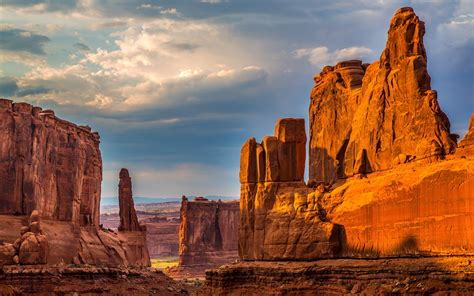
#> input picture examples/rock_canyon.jpg, 474 x 296 px
$ python driver.py
#> lines starting #> are read from the running program, lines starting #| are printed output that depends on the picture
### src/goph547lab00/arrays.py
import numpy as np

def square_ones(n):
    """Create an nxn array of ones.
    Parameters
    ----------
    n : int
    The size of the array.
    Returns
    -------
    numpy.ndarray, shape=(n,n)
    """
    return np.ones((n,n))

### examples/driver.py
import numpy as np
from PIL import Image
import matplotlib.pyplot as plt

from goph547lab00.arrays import (
    square_ones,
    )

def main():
    # test creating square array of ones
    print('Part A')
    A_np = np.ones((3,3))
    A = square_ones(3)
    print(f'A_np:\n{A_np}')
    print(f'A:\n{A}')

    print('Part B')

    B_np = np.ones((3,5))
    print(f'1) B_np:\n{B_np}')

    C_np = np.full((6,3), np.nan)
    print(f'2) C_np:\n{C_np}')

    start = 43; end = 75

    D_np = np.arange(start, end, 2).reshape(-1, 1)  # -1 1 for column, 1 -1 for row
    print(f'3) D_np:\n{D_np}')

    D_sum = D_np.sum()
    print(f'4) Sum of D_np:\n{D_sum}')

    E_np = np.array([5, 7, 2, 1, -2, 3, 4, 4, 4]).reshape(3, 3)
    print(f'5) Custom array A:\n{E_np}')

    print(f'6) Custom array B:\n{np.array([1, 0, 0, 0, 1, 0, 0, 0, 1]).reshape(3, 3)}')

    F_np = np.array([1, 0, 0, 0, 1, 0, 0, 0, 1]).reshape(3, 3)

    G_np = E_np * F_np
    print(f'7) Element-wise multiplication:\n{G_np}')

    dot_prod = E_np @ F_np
    print(f'8) Dot product:\n{dot_prod}')


    cross_prod = np.cross(E_np, F_np)
    print(f'9) Cross product:\n{cross_prod}')

    img = np.asarray(Image.open('../examples/rock_canyon.jpg'))
#> img is the input picture: shape (296, 474, 3); mean R, G, B 140.6, 100.4, 81.3
    print(f'Regular image: {repr(img)}')  # shape is 296, 474, 3
#> (printed output is left out)
    imgplot = plt.imshow(img)  # creates plot
    plt.show()  # displays plot

    grey_img = np.asarray(Image.open('../examples/rock_canyon.jpg').convert('L'))
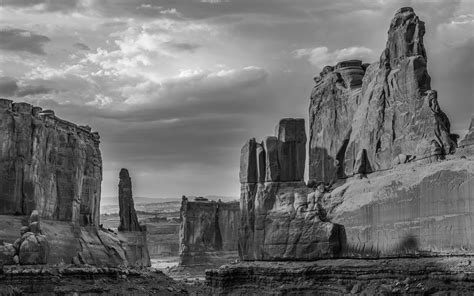
#> grey_img: shape (296, 474); min 3, max 250, mean 110.2
    print(f'Greyscale image: {repr(grey_img)}')  # shape is 296, 474. no 3rd entry bc not RGB
#> (printed output is left out)
    grey_imgplot = plt.imshow(grey_img)
    plt.show()

    small_grey_img = grey_img[150:240, 110:150]
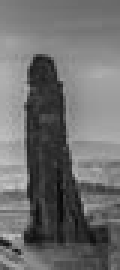
#> small_grey_img: shape (90, 40) (shown 3 times larger); min 9, max 199, mean 110.3
    small_grey_imgplot = plt.imshow(small_grey_img)
    plt.show()

    R_x = img[:, :, 0].mean(axis=0); G_x = img[:, :, 1].mean(axis=0); B_x = img[:, :, 2].mean(axis=0)
#> after `R_x = img[:, :, 0].mean(axis=0)`: R_x = 474 values, max 188.6 at index 374, min 106.1 at index 253, mean 140.6
#> after `G_x = img[:, :, 1].mean(axis=0)`: G_x = 474 values, max 139.2 at index 103, min 67.85 at index 419, mean 100.4
#> after `B_x = img[:, :, 2].mean(axis=0)`: B_x = 474 values, max 133.3 at index 103, min 11.77 at index 403, mean 81.33
    RGB_x = img.mean(axis=(0, 2))
#> RGB_x = 474 values, max 141.7 at index 103, min 78.56 at index 419, mean 107.4

    R_y = img[:, :, 0].mean(axis=1); G_y = img[:, :, 1].mean(axis=1); B_y = img[:, :, 2].mean(axis=1)
#> after `R_y = img[:, :, 0].mean(axis=1)`: R_y = 296 values, max 187.3 at index 71, min 64.37 at index 273, mean 140.6
#> after `G_y = img[:, :, 1].mean(axis=1)`: G_y = 296 values, max 161.2 at index 57, min 25.13 at index 274, mean 100.4
#> after `B_y = img[:, :, 2].mean(axis=1)`: B_y = 296 values, max 158.9 at index 0, min 14.89 at index 274, mean 81.33
    RGB_y = img.mean(axis=(1, 2))
#> RGB_y = 296 values, max 163 at index 57, min 35.16 at index 274, mean 107.4

    fig, ax = plt.subplots(1, 2, figsize=(10, 4))

    x = np.arange(img.shape[1])
#> x = 474 values from 0 to 473
    ax[0].plot(x, R_x, 'r', label='R'); ax[0].plot(x, G_x, 'g', label='G'); ax[0].plot(x, B_x, 'b', label='B')
    ax[0].plot(x, RGB_x, 'k', linewidth=4, label='Mean RGB')

    ax[0].set_xlabel('x-coord'); ax[0].set_ylabel('colour value')
    ax[0].legend()
    ax[0].set_title('Colour values as a function of x-coordinates')

    y = np.arange(img.shape[0])
#> y = 296 values from 0 to 295
    ax[1].plot(R_y, y, 'r', label='R'); ax[1].plot(G_y, y, 'g', label='G'); ax[1].plot(B_y, y, 'b', label='B')
    ax[1].plot(RGB_y, y, 'k', linewidth=4, label='Mean RGB')

    ax[1].set_xlabel('colour value'); ax[1].set_ylabel('y-coord')
    ax[1].legend()
    ax[1].set_title('Y-coordinates as a function of Colour Values')

    plt.tight_layout()
    plt.savefig('../examples/rock_canyon_RGB_summary.png', dpi=300)
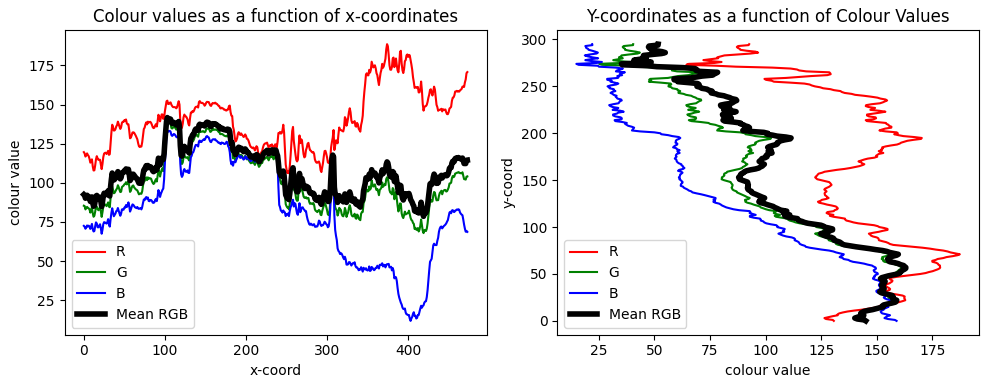
#> figure drawn by matplotlib, 2 panels; panel 1: curve peaks at x = 374, y = 188.6; panel 1: curve peaks at x = 103, y = 139.2; panel 1: curve peaks at x = 103, y = 133.3
    plt.show()
    plt.close()


if __name__ == '__main__':
    main()
